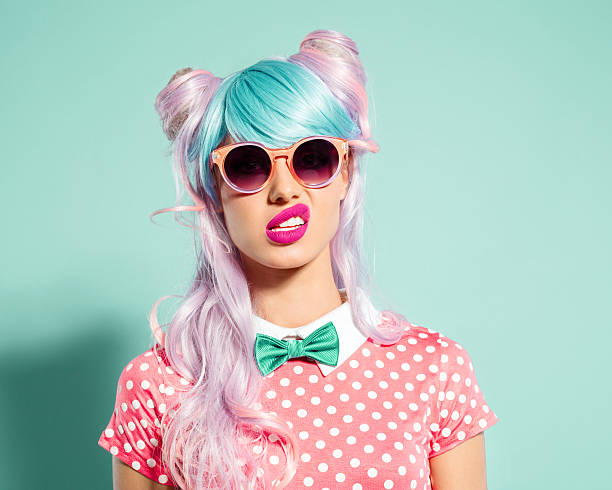
#> input picture image_processing/image.jpg, 612 x 490 px
$ python image_processing.py
#> lines starting #> are read from the running program, lines starting #| are printed output that depends on the picture
import cv2
import numpy as np
import matplotlib.pyplot as plt

img = cv2.imread('image.jpg')
#> img is the input picture: shape (490, 612, 3); mean B, G, R 191.6, 197.7, 180.6
imggray = cv2.cvtColor(img,cv2.COLOR_RGB2GRAY)
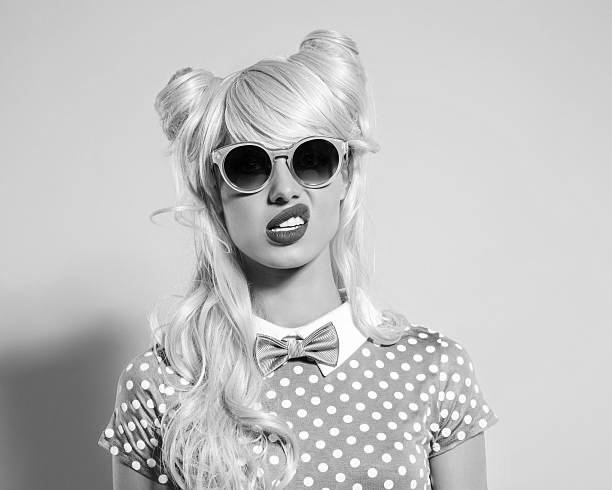
#> imggray: shape (490, 612); min 0, max 255, mean 193.9
B,G,R = cv2.split(img)
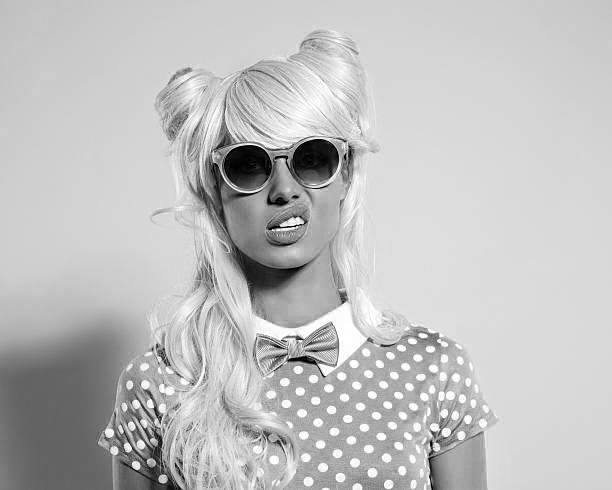
#> B: shape (490, 612); min 0, max 255, mean 191.6
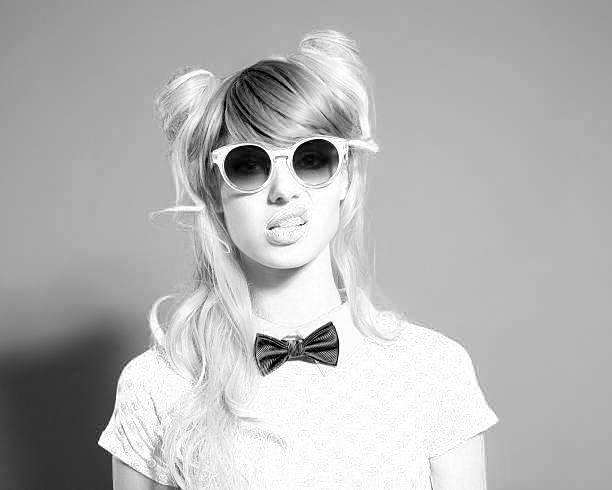
#> R: shape (490, 612); min 0, max 255, mean 180.6
imgM = cv2.merge([B*0,G*255,R*0])
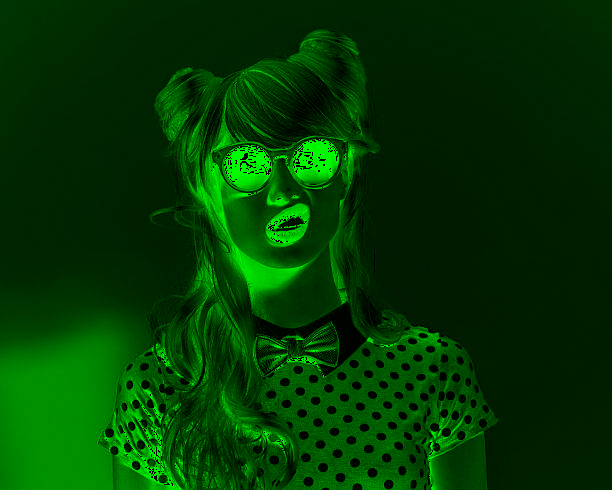
#> imgM: shape (490, 612, 3); mean B, G, R 0, 57.5, 0
imgM = cv2.cvtColor(img,cv2.COLOR_BGR2RGB)
img0 = cv2.merge([np.ones_like(B),G*255,R])
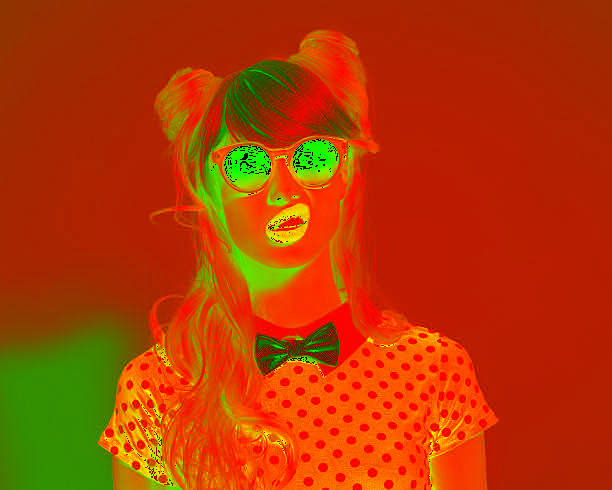
#> img0: shape (490, 612, 3); mean B, G, R 1, 57.5, 180.6
img0 = cv2.cvtColor(img,cv2.COLOR_BGR2RGB)
H,S,V = cv2.split(img)
img1= cv2.merge([np.ones_like(H)*10,S+10,V-10])
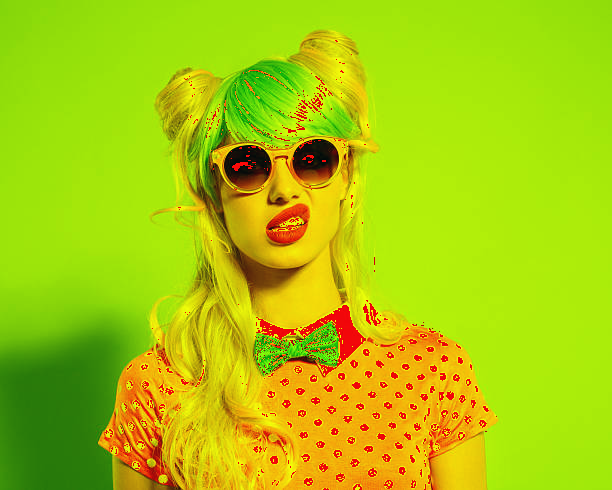
#> img1: shape (490, 612, 3); mean B, G, R 10, 202.2, 171.2
#img1 = cv2.cvtColor(img,cv2.COLOR_HSV2GRAY)

cv2.imshow('Image',img)
cv2.imshow('Imagegray',imggray)
cv2.imshow('Imagemerge',imgM)
cv2.imshow('Image0',img0)
cv2.imshow('hsv',img1)
cv2.waitKey()
